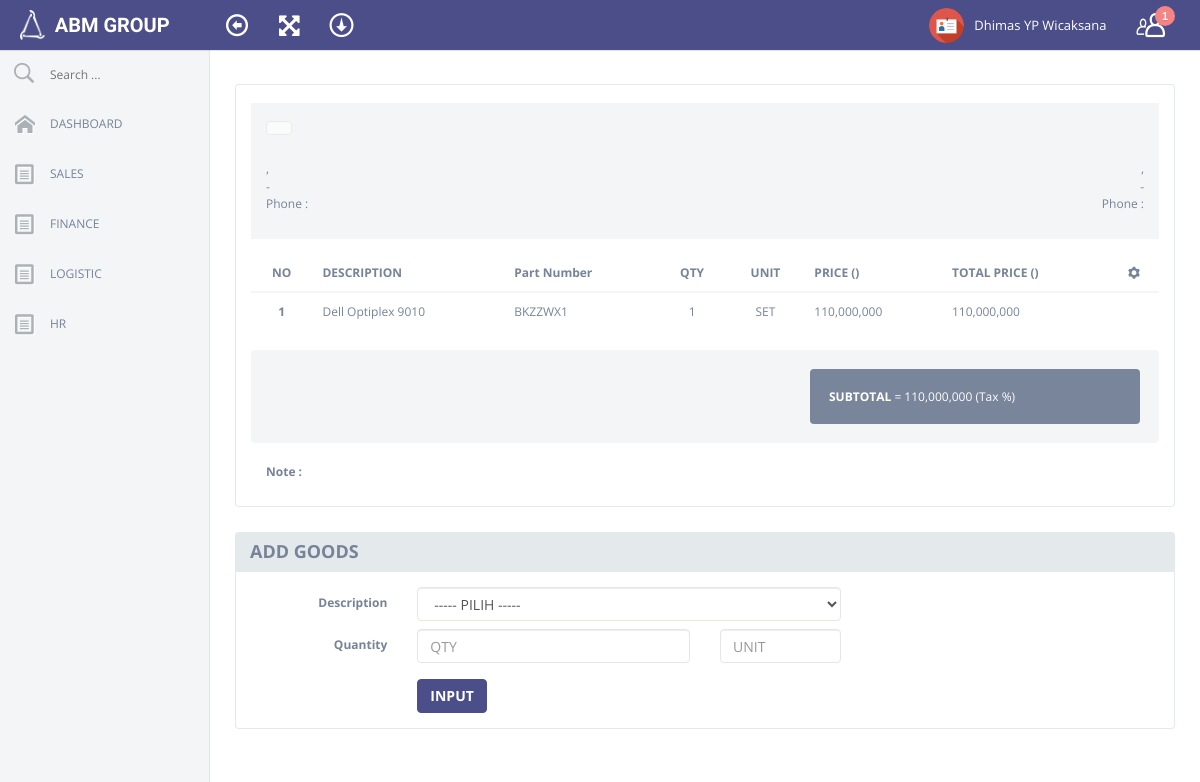
Screenshot of /input_item_pembelian.php (signed in) with the database file from the repository.
### tables this page shows
CREATE TABLE IF NOT EXISTS `employee` (
`id_karyawan` int(255) NOT NULL,
  `no_pegawai` int(255) DEFAULT NULL,
  `join_date` varchar(100) DEFAULT '',
  `status_karyawan` varchar(1000) DEFAULT '',
  `kode_company` varchar(100) DEFAULT '',
  `nama_depan` varchar(1000) DEFAULT '',
  `nama_tengah` varchar(1000) DEFAULT '',
  `nama_belakang` varchar(1000) DEFAULT '',
  `tempat_lahir` varchar(1000) DEFAULT '',
  `ttl_karyawan` varchar(1000) DEFAULT '',
  `alamat_karyawan` varchar(1000) DEFAULT '',
  `kota_karyawan` varchar(1000) DEFAULT '',
  `kodepos_karyawan` int(255) DEFAULT NULL,
  `propinsi_karyawan` varchar(1000) DEFAULT '',
  `negara_karyawan` varchar(1000) DEFAULT '',
  `telpon_karyawan` varchar(1000) DEFAULT '',
  `mobile_karyawan` varchar(1000) DEFAULT '',
  `email_karyawan` varchar(1000) DEFAULT '',
  `job_tittle` varchar(1000) DEFAULT '',
  `basic_salary` int(255) DEFAULT NULL,
  `meals_salary` int(255) DEFAULT NULL,
  `npwp` varchar(1000) DEFAULT '',
  `bpjs` varchar(1000) DEFAULT '',
  `sex` varchar(1000) DEFAULT '',
  `martial_status` varchar(1000) DEFAULT '',
  `spouse_name` varchar(1000) DEFAULT '',
  `no_child` int(10) DEFAULT NULL,
  `emergency_contact` varchar(1000) DEFAULT '',
  `emergency_phone` varchar(1000) DEFAULT '',
  `id_type` varchar(1000) DEFAULT '',
  `id_no` varchar(1000) DEFAULT '',
  `foto` varchar(1000) DEFAULT '',
  `status` int(10) DEFAULT NULL,
  `vis` int(10) DEFAULT NULL,
  `create_user` varchar(1000) DEFAULT '',
  `create_date` varchar(1000) DEFAULT '',
  `modified_user` varchar(1000) DEFAULT '',
  `modified_date` varchar(1000) DEFAULT ''
);

CREATE TABLE IF NOT EXISTS `user` (
`id_pegawai` int(255) NOT NULL,
  `online` int(10) NOT NULL,
  `username` varchar(1000) NOT NULL,
  `password` varchar(1000) NOT NULL,
  `kode_company` varchar(100) NOT NULL,
  `nama_pegawai` varchar(1000) NOT NULL,
  `nopeg` int(100) NOT NULL,
  `role` int(10) NOT NULL,
  `spc` int(11) NOT NULL,
  `valid_date` varchar(100) NOT NULL,
  `remark` varchar(1000) NOT NULL,
  `vis` int(10) NOT NULL,
  `create_user` varchar(100) NOT NULL,
  `create_date` varchar(100) NOT NULL,
  `modified_user` varchar(100) NOT NULL,
  `modified_date` varchar(100) NOT NULL,
  `status` varchar(1000) NOT NULL DEFAULT ''
);

CREATE TABLE IF NOT EXISTS `buying_list` (
`id_buying_list` int(255) NOT NULL,
  `po_out` varchar(1000) NOT NULL,
  `description` varchar(1000) NOT NULL,
  `part_number` varchar(1000) NOT NULL,
  `goods_no` int(255) NOT NULL,
  `qty` int(255) NOT NULL,
  `unit` varchar(1000) NOT NULL,
  `price` varchar(1000) NOT NULL,
  `sub_price` varchar(1000) NOT NULL,
  `matauang` varchar(1000) NOT NULL,
  `tax` int(255) NOT NULL,
  `status` varchar(1000) NOT NULL
);

### input_item_pembelian.php (the view, shortened to what this page needs)
<?PHP
	  $id2=$_SESSION['SESS_MEMBER_ID'];
	  $tampil= mysql_query("select * from user where id_pegawai='$id2'");
	  $data_tampil = mysql_fetch_array($tampil);
	  $kd_role = $data_tampil['role'];
	if ($kd_role == "1") {
  include ("head_meta.php");
?>
<body>
  <?PHP
  include ("header.php");
  include ("sidebar.php");
  ?>
<div id=content>
  <div class=content-wrapper>
   <br>
    <div class=outlet>
      <div class="row printable">
        <div class=col-lg-12>
          <div class="panel panel-default plain">
            <div class="panel-heading white-bg"></div>
            <div class=panel-body>
              <div class=invoice>
                <div class=invoice-header>
                  <div class="invoice-logo col-md-12">
				            <div class=invoice-date>
                      <ul class=list-unstyled>
                      <?PHP $poi= @$_GET['po'];
	                      $tpl= mysql_query("select * from buying where po_out='$poi'");
	                      $tpl2 = mysql_fetch_array($tpl);
	                       $pjk = $tpl2['tax'];
	                       $cn = $tpl2['currency_no'];
                         $sp = $tpl2['supplier_no'];
                         $com = $tpl2['company_no'];
                         $rmk = $tpl2['remark'];
                      ?>
                        <li><?PHP echo "<button type='button' class='btn btn-default' disabled='disabled'>$poi</button>"; ?></li>
                      </ul>
                    </div>
				  </div>
          <?PHP
          $tampils= mysql_query("select * from company where kode_company='$com'");
          $data_tampils = mysql_fetch_array($tampils);
				  ?>
				  <div class="invoice-from col-md-6">
                    <ul class="list-unstyled text-left">
                      <li><?PHP echo $data_tampils['kota_company']; ?>, <?PHP echo $data_tampils['propinsi_company']; ?></li>
                      <li><?PHP echo $data_tampils['negara_company']; ?> - <?PHP echo $data_tampils['kodepos_company']; ?></li>
                      <li>Phone : <?PHP echo $data_tampils['telpon_company']; ?></li>
                      <li><?PHP echo $data_tampils['email_company']; ?></li><br>
                    </ul>
                  </div>
				  <?PHP
					$tampilz= mysql_query("select * from supplier where noreg_supplier='$sp'");
					$data_tampilz = mysql_fetch_array($tampilz);
				  ?>
                  <div class="invoice-to col-md-6">
                    <ul class="list-unstyled text-right">
                      <li><?PHP echo $data_tampilz['kota_supplier']; ?>, <?PHP echo $data_tampilz['propinsi_supplier']; ?></li>
                      <li><?PHP echo $data_tampilz['negara_supplier']; ?> - <?PHP echo $data_tampilz['kodepos_supplier']; ?></li>
                      <li>Phone : <?PHP echo $data_tampilz['telpon_supplier']; ?></li>
                      <li><?PHP echo $data_tampilz['email_supplier']; ?></li><br>
                    </ul>
                  </div>
                </div>
                <div class=invoice-content>
                  <table class="table table-hover">
                    <thead>
                      <tr>
                        <th class=text-center>NO
                        <th>DESCRIPTION
                        <th>Part Number
                        <th class="text-center">QTY
                        <th class="text-center">UNIT
                        <th>PRICE
                        <?PHP
                          $cn2= mysql_query("select * from currency where idCurrency='$cn'") or die(mysql_error());
                          $smb= mysql_result($cn2, 0, 'symbol');
                						echo '('.$smb.')';
                        ?>
                        <th>TOTAL PRICE <?PHP echo '('.$smb.')'; ?>
						            <th class="text-center"><i class="im-cog"></i>
                    <tbody>
                    <?PHP
                          $counter = 1;
	                        $items= "select * from buying_list where po_out='$poi' order by id_buying_list ASC limit 100";
	                        $items2=mysql_query($items) or die(mysql_error());
		                        While($items3= mysql_fetch_assoc($items2))
			                       {
                                echo '<tr><td class="text-center"><strong>'.$counter.'</strong>';
				                        echo '<td> '.$items3['description'].'';
				                        echo '<td> '.$items3['part_number'].'';
                                echo '<td class="text-center"> '.$items3['qty'].'';
                                echo '<td class="text-center"> '.$items3['unit'].'';
                                echo '<td>'.number_format($items3['price']);
                                echo '<td>'.number_format($items3['sub_price']);
                                $counter++;
			                        };
                    ?>
                  </table>
                    <div class="well bn">
                      <div class=row>
                        <div class=col-md-9>
                        </div>
                      <div class=col-md-3>
	                      <?php
		                        $sum = mysql_query("SELECT sum(sub_price) FROM buying_list WHERE po_out='$poi'") or die(mysql_error());
                              while ($rows = mysql_fetch_array($sum)) {
                            $th= $rows['sum(sub_price)'];
                            $tax2= $pjk/100;
                            $thg= $th*$tax2;
                            $thg2= $th+$thg;
	                      ?>
                        <div class="well bn dark-bg mb0"><b>SUBTOTAL</b> = <?php echo number_format("$thg2",0); ?>
                        <?PHP echo $smb; ?> (Tax <?PHP echo $pjk ?>%)</div> <?PHP } ?>
                      </div>
                    </div>
                  </div>
                </div>
              </div>
                <div class=form-group>
                    <div class="col-lg-10 col-md-12">
                      <p><strong>Note :</strong> <?PHP echo $rmk ?></p>
                    </div>
                </div>
            </div>
          </div>
        </div>
      </div>
    </div>
	<div class=outlet>
      <div class=row>
        <div class=col-lg-12>
          <div class="panel panel-default panel-closed toggle panelClose">
            <div class=panel-heading>
              <h4>ADD GOODS</h4>
            </div>
            <div class=panel-body>
              <form class="form-horizontal" role=form action=sys/engine/input_pembelian_items.php?po=<?PHP echo $poi ?>&&tx=<?PHP echo $pjk ?> method="post">
                <div class=form-group>
                  <label class="col-lg-2 col-md-2 col-sm-12 control-label">Description</label>
					          <div class="col-lg-6 col-md-6">
						          <?PHP
							            $tampil_barang= mysql_query("select * from goods where kode_principal='$sp' or kode_principal2='$sp' order by id_goods asc limit 0, 10001");
								            echo '<select class="form-control select2" name="barang" onchange="showUser(this.value)">';
								            echo '<option value="">----- PILIH -----';
									        While($tampil_barang2= mysql_fetch_assoc($tampil_barang))
                            {
									            echo '<option value="'.$tampil_barang2['id_goods'].'">';
									            echo '</option>';
								            }
								              echo '</select>';
						          ?>
                    </div>
                </div>
                <div class=form-group>
                  <label class="col-lg-2 col-md-2 col-sm-12 control-label">Quantity</label>
                    <div class="col-lg-4 col-md-4">
                      <input class=form-control placeholder=QTY name="jml">
                    </div>
                    <div class="col-lg-2 col-md-2">
                      <input class=form-control placeholder=UNIT name="unt">
                    </div>
                </div>
                <div class=form-group>
                  <label class="col-lg-2 col-md-2 col-sm-12 control-label"></label>
                  <div class="col-lg-10 col-md-10">
                    <button type=submit class="btn btn-primary">INPUT</button>
                  </div>
                </div>
              </form>
            </div>
          </div>
        </div>
      </div>
  </div>
</div>
<?PHP		}  else { header("Location: error_page.php"); } ?>

### header.php (shortened to what this page needs)
Start #header -->
<div id="header">
  <div class=container-fluid>
    <div class=navbar>
      <div class="navbar-header">
        <a class=navbar-brand href=dashboard.php>
          <img style="margin: 5px 5px 10px 20px;" width="25" height="30" src=assets/img/logo01.png>
            <span class=text-logo>ABM GROUP</span><span class=text-slogan></span></a></div>
              <nav class=top-nav role=navigation>
                <ul class="nav navbar-nav pull-left">
                  <li id="toggle-sidebar-li"><a href=# id="toggle-sidebar"><i class=en-arrow-left2></i></a></li>
                  <li><a href=# class=full-screen><i class=fa-fullscreen></i></a></li>
                  <li><a href=# id="toggle-header-area"><i class=ec-download></i></a></li>
                </ul>
        <ul class="nav navbar-nav pull-right">
          <?PHP
                $idu= $data_tampil['nama_pegawai'];
                $idu2= mysql_query("select * from employee where nama_depan='$idu'") or die(mysql_error());
                $idu4= mysql_result($idu2, 0, 'nama_depan');
                $idu5= mysql_result($idu2, 0, 'nama_tengah');
                $idu6= mysql_result($idu2, 0, 'nama_belakang');
          ?>
          <li class=dropdown>
            <a href=# data-toggle=dropdown>
              <img class=user-avatar src=assets/img/ico/profile.png >
              <?PHP echo $idu4 ?> <?PHP echo $idu5 ?> <?PHP echo $idu6 ?>
            </a>
          </li>
          <li id="toggle-right-sidebar-li"><a href=# id="toggle-right-sidebar"><i class="ec-users"></i> <span class="notification">1</span></a></li>
        </ul>
      </nav>
    </div>
  </div>
</div>

### rows the page displays
employee: nama_depan "Dhimas", nama_belakang "YP Wicaksana"
buying_list: description "Dell Optiplex 9010", part_number "BKZZWX1", qty "1", unit "SET", price "110,000,000", sub_price "110,000,000"
